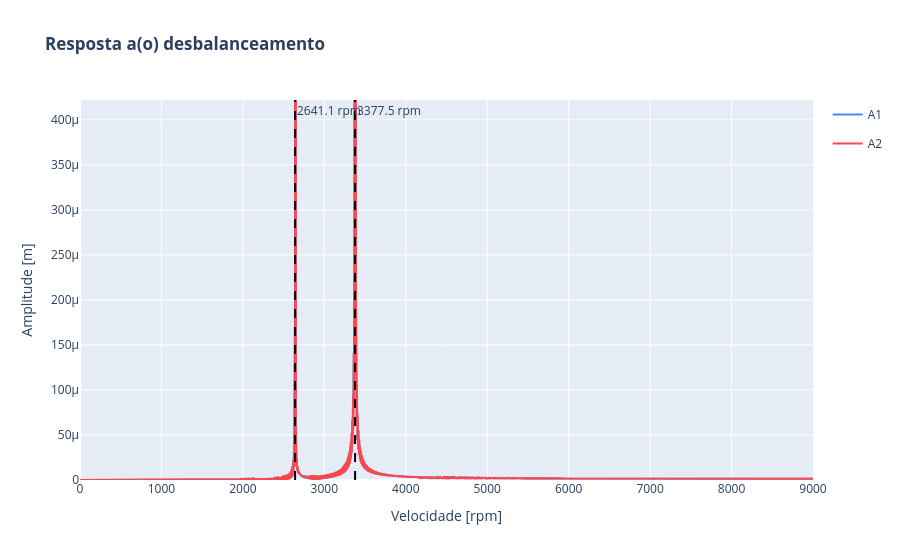

The notebook cell this image was saved under:
### Markdown cell above
#### Resposta ao Desbalanceamento

### Code cell
rotor_assimetrico.plot_resposta(speed_range=(0,9000), n_points=10000, excitacao="desbalanceamento")

### Figure 1 — Plotly figure (JSON) as saved in the notebook; plotly's stock layout.template omitted (floating-point values rounded to 4 significant figures; data arrays with more than 128 entries replaced by an {"elided": "..."} marker saying what was removed)
{"data": [{"legendgroup": "A1", "line": {"color": "#4787FF", "width": 2}, "mode": "lines", "name": "A1", "showlegend": true, "type": "scatter", "x": {"elided": "20000 float values"}, "y": {"elided": "20000 float values"}}, {"legendgroup": "A2", "line": {"color": "#FF4747", "width": 2}, "mode": "lines", "name": "A2", "showlegend": true, "type": "scatter", "x": {"elided": "20000 float values"}, "y": {"elided": "20000 float values"}}], "layout": {"annotations": [{"showarrow": false, "text": "3377.5 rpm", "x": 3377.0, "xanchor": "left", "xref": "x", "y": 1, "yanchor": "top", "yref": "y domain"}, {"showarrow": false, "text": "2641.1 rpm", "x": 2641.0, "xanchor": "left", "xref": "x", "y": 1, "yanchor": "top", "yref": "y domain"}], "shapes": [{"line": {"color": "black", "dash": "dash", "width": 2}, "type": "line", "x0": 3377.0, "x1": 3377.0, "xref": "x", "y0": 0, "y1": 1, "yref": "y domain"}, {"line": {"color": "black", "dash": "dash", "width": 2}, "type": "line", "x0": 2641.0, "x1": 2641.0, "xref": "x", "y0": 0, "y1": 1, "yref": "y domain"}], "title": {"text": "<b>Resposta a(o) desbalanceamento</b>"}, "xaxis": {"title": {"text": "Velocidade [rpm]"}}, "yaxis": {"range": [0, 0.000422], "title": {"text": "Amplitude [m]"}}}}
